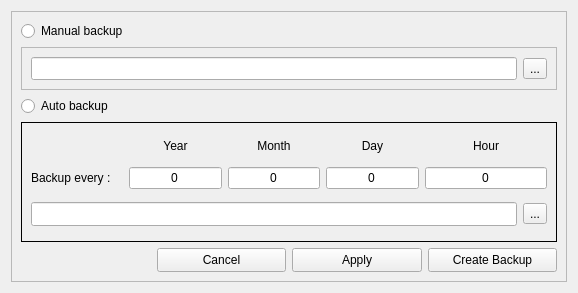
<?xml version="1.0" encoding="UTF-8"?>
<ui version="4.0">
 <class>BackupSettingsWindow</class>
 <widget class="QWidget" name="BackupSettingsWindow">
  <property name="geometry">
   <rect>
    <x>0</x>
    <y>0</y>
    <width>578</width>
    <height>293</height>
   </rect>
  </property>
  <property name="windowTitle">
   <string>Backup Settings</string>
  </property>
  <property name="windowIcon">
   <iconset>
    <normaloff>icons/logo.png</normaloff>icons/logo.png</iconset>
  </property>
  <layout class="QGridLayout" name="gridLayout_2">
   <item row="0" column="0">
    <widget class="QFrame" name="frame">
     <property name="frameShape">
      <enum>QFrame::StyledPanel</enum>
     </property>
     <property name="frameShadow">
      <enum>QFrame::Raised</enum>
     </property>
     <layout class="QGridLayout" name="gridLayout" rowstretch="1,1,1,4,1">
      <item row="0" column="0">
       <widget class="QRadioButton" name="manual_backup">
        <property name="text">
         <string>Manual backup</string>
        </property>
       </widget>
      </item>
      <item row="1" column="0" colspan="4">
       <widget class="QFrame" name="frame_2">
        <property name="frameShape">
         <enum>QFrame::StyledPanel</enum>
        </property>
        <property name="frameShadow">
         <enum>QFrame::Raised</enum>
        </property>
        <layout class="QHBoxLayout" name="horizontalLayout">
         <item>
          <widget class="QLineEdit" name="path">
           <property name="minimumSize">
            <size>
             <width>0</width>
             <height>23</height>
            </size>
           </property>
          </widget>
         </item>
         <item>
          <widget class="QToolButton" name="view_files">
           <property name="text">
            <string>...</string>
           </property>
          </widget>
         </item>
        </layout>
       </widget>
      </item>
      <item row="2" column="0">
       <widget class="QRadioButton" name="auto_backup">
        <property name="text">
         <string>Auto backup</string>
        </property>
       </widget>
      </item>
      <item row="3" column="0" colspan="4">
       <widget class="QFrame" name="auto_backup_frame">
        <property name="styleSheet">
         <string notr="true">#auto_backup_frame{
	background-color: qradialgradient(spread:pad, cx:0.5, cy:0.5, radius:0.5, fx:0.5, fy:0.5, stop:0 rgba(0, 0, 0, 0));
}</string>
        </property>
        <property name="frameShape">
         <enum>QFrame::StyledPanel</enum>
        </property>
        <property name="frameShadow">
         <enum>QFrame::Raised</enum>
        </property>
        <layout class="QGridLayout" name="gridLayout_3" rowstretch="1,2,2" rowminimumheight="1,1,1">
         <item row="0" column="1">
          <widget class="QLabel" name="label">
           <property name="maximumSize">
            <size>
             <width>16777215</width>
             <height>16</height>
            </size>
           </property>
           <property name="layoutDirection">
            <enum>Qt::LeftToRight</enum>
           </property>
           <property name="text">
            <string>Year</string>
           </property>
           <property name="alignment">
            <set>Qt::AlignCenter</set>
           </property>
          </widget>
         </item>
         <item row="0" column="2">
          <widget class="QLabel" name="label_2">
           <property name="maximumSize">
            <size>
             <width>16777215</width>
             <height>16</height>
            </size>
           </property>
           <property name="layoutDirection">
            <enum>Qt::LeftToRight</enum>
           </property>
           <property name="text">
            <string>Month</string>
           </property>
           <property name="alignment">
            <set>Qt::AlignCenter</set>
           </property>
          </widget>
         </item>
         <item row="0" column="3">
          <widget class="QLabel" name="label_3">
           <property name="maximumSize">
            <size>
             <width>16777215</width>
             <height>16</height>
            </size>
           </property>
           <property name="layoutDirection">
            <enum>Qt::LeftToRight</enum>
           </property>
           <property name="text">
            <string>Day</string>
           </property>
           <property name="alignment">
            <set>Qt::AlignCenter</set>
           </property>
          </widget>
         </item>
         <item row="0" column="4" colspan="2">
          <widget class="QLabel" name="label_4">
           <property name="maximumSize">
            <size>
             <width>16777215</width>
             <height>16</height>
            </size>
           </property>
           <property name="layoutDirection">
            <enum>Qt::LeftToRight</enum>
           </property>
           <property name="text">
            <string>Hour</string>
           </property>
           <property name="alignment">
            <set>Qt::AlignCenter</set>
           </property>
          </widget>
         </item>
         <item row="1" column="0">
          <widget class="QLabel" name="label_5">
           <property name="layoutDirection">
            <enum>Qt::LeftToRight</enum>
           </property>
           <property name="text">
            <string>Backup every :</string>
           </property>
          </widget>
         </item>
         <item row="1" column="1">
          <widget class="QSpinBox" name="year_count">
           <property name="minimumSize">
            <size>
             <width>0</width>
             <height>24</height>
            </size>
           </property>
           <property name="alignment">
            <set>Qt::AlignCenter</set>
           </property>
           <property name="buttonSymbols">
            <enum>QAbstractSpinBox::NoButtons</enum>
           </property>
          </widget>
         </item>
         <item row="1" column="2">
          <widget class="QSpinBox" name="month_count">
           <property name="minimumSize">
            <size>
             <width>0</width>
             <height>24</height>
            </size>
           </property>
           <property name="alignment">
            <set>Qt::AlignCenter</set>
           </property>
           <property name="buttonSymbols">
            <enum>QAbstractSpinBox::NoButtons</enum>
           </property>
          </widget>
         </item>
         <item row="1" column="3">
          <widget class="QSpinBox" name="day_count">
           <property name="minimumSize">
            <size>
             <width>0</width>
             <height>24</height>
            </size>
           </property>
           <property name="alignment">
            <set>Qt::AlignCenter</set>
           </property>
           <property name="buttonSymbols">
            <enum>QAbstractSpinBox::NoButtons</enum>
           </property>
          </widget>
         </item>
         <item row="1" column="4" colspan="2">
          <widget class="QSpinBox" name="hour_count">
           <property name="minimumSize">
            <size>
             <width>0</width>
             <height>24</height>
            </size>
           </property>
           <property name="alignment">
            <set>Qt::AlignCenter</set>
           </property>
           <property name="buttonSymbols">
            <enum>QAbstractSpinBox::NoButtons</enum>
           </property>
          </widget>
         </item>
         <item row="2" column="0" colspan="5">
          <widget class="QLineEdit" name="auto_backup_path">
           <property name="minimumSize">
            <size>
             <width>0</width>
             <height>24</height>
            </size>
           </property>
          </widget>
         </item>
         <item row="2" column="5">
          <widget class="QToolButton" name="view_folders">
           <property name="text">
            <string>...</string>
           </property>
          </widget>
         </item>
        </layout>
       </widget>
      </item>
      <item row="4" column="1">
       <widget class="QPushButton" name="cancel">
        <property name="minimumSize">
         <size>
          <width>0</width>
          <height>24</height>
         </size>
        </property>
        <property name="text">
         <string>Cancel</string>
        </property>
       </widget>
      </item>
      <item row="4" column="2">
       <widget class="QPushButton" name="ok">
        <property name="minimumSize">
         <size>
          <width>0</width>
          <height>24</height>
         </size>
        </property>
        <property name="text">
         <string>Apply</string>
        </property>
       </widget>
      </item>
      <item row="4" column="3">
       <widget class="QPushButton" name="backup">
        <property name="minimumSize">
         <size>
          <width>0</width>
          <height>24</height>
         </size>
        </property>
        <property name="text">
         <string>Create Backup</string>
        </property>
       </widget>
      </item>
      <item row="4" column="0">
       <widget class="QLabel" name="last_backup_label">
        <property name="text">
         <string/>
        </property>
       </widget>
      </item>
     </layout>
    </widget>
   </item>
  </layout>
 </widget>
 <resources/>
 <connections/>
</ui>
